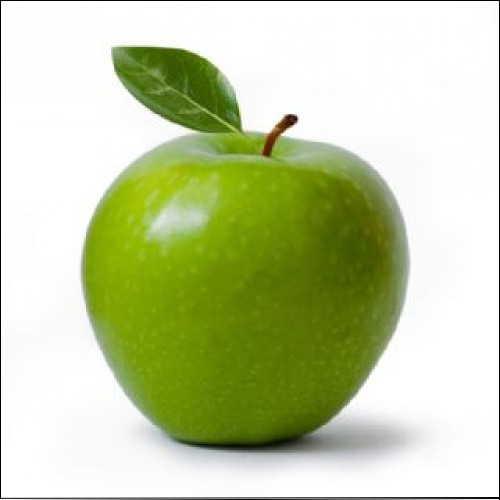
#> input picture pomme.jpg, 500 x 500 px
$ jupyter execute photo_2.ipynb
#> lines starting #> are read from the running program, lines starting #| are printed output that depends on the picture
# 1 : Lire tout le fichier
Nous avons déjà vu ce code dans le cours, mais le revoir sera utile pour la suite :

[cell 1]
# import de la librairie PIL et de la librairie IPython.display
import PIL.Image
from IPython.display import Image

# ouverture du fichier :
img = PIL.Image.open('pomme.jpg')
#> img is the input picture: PIL image 500x500 RGB; mean R, G, B 196.6, 207.1, 165.6

# lecture dans le fichier de la taille de l'image
taille=img.size
#> taille = (500, 500)
print('taille de l image =',taille)
#| taille de l image = (500, 500)
# on récupère la largeur et la hauteur :
l,h=taille
#> l = 500; h = 500

# affichage la taille de l'image
print("largeur: ",l," hauteur:",h)
#| largeur:  500  hauteur: 500

# lecture de toutes les lignes, et pour chaque ligne, de toutes les colonnes :
for x in range(h) :
    for y in range(l):
        r,v,b=img.getpixel( (x,y) )

# Afficher l'image
Image(filename='pomme.jpg')

# 2 : premier filtre : échanger deux couleurs :
le code ci-dessous échange les valeur de vert et du rouge.
Expérimente d'autre inversion et observe le résultat

[cell 2]
# import de la librairie PIL
import PIL.Image
from IPython.display import Image

# ouverture du fichier :
img = PIL.Image.open('pomme.jpg')

# lecture et affichage de la taille de l'image
l,h=img.size
print("largeur: ",l," hauteur:",h)
#| largeur:  500  hauteur: 500

# lecture de toutes les lignes, et pour chaque ligne, de toutes les colonnes :
for x in range(h) :
    for y in range(l):
        r,v,b=img.getpixel( (x,y) )
        # on réécrit le pixel mais en inversant r et b
        img.putpixel( (x,y) , (v,r,b) )
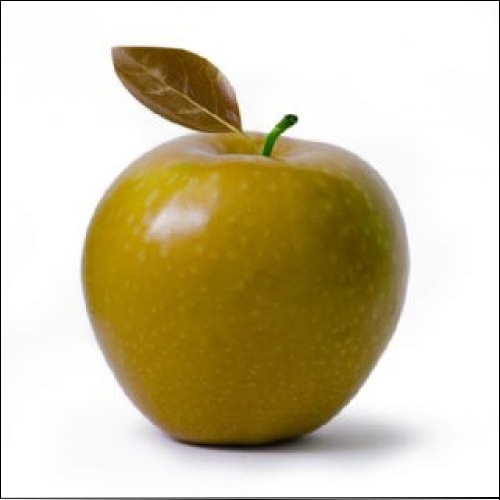
#> img: PIL image 500x500 RGB; mean R, G, B 207.1, 196.6, 165.6
################## A VOUS ##############
# modifie la ligne au dessus, pour changer le filtre de façon similaire


# sauvegarde du fichier :
img.save('out.jpg')

# Afficher l'image
Image(filename='out.jpg')

# 3 : saturer une couleur
Inspire toi de l'exemple ci-dessus mais cette fois on va saturer la couleur bleu.
tu remplacera la valeur du bleu par 2*b
mais on ne veux pas dépasser 255 !!!
la couleur sera donc calculé ainsi
b = 2 * b
si b > 255 :
   b=255

A toi !

[cell 3]
# import de la librairie PIL
import PIL.Image
from IPython.display import Image

# ouverture du fichier :
img = PIL.Image.open('pomme.jpg')

# lecture et affichage de la taille de l'image
l,h=img.size
print("largeur: ",l," hauteur:",h)
#| largeur:  500  hauteur: 500

# lecture de toutes les lignes, et pour chaque ligne, de toutes les colonnes :
for x in range(h) :
    for y in range(l):
        r,v,b=img.getpixel( (x,y) )
        # on réécrit le pixel mais en inversant r et b
################## A VOUS ##############
        img.putpixel( (x,y) , (v,r,b) )


# sauvegarde du fichier :
img.save('out.jpg')

# Afficher l'image
Image(filename='out.jpg')

# 4 passer en noir et blanc
Reprenons le code précédent. Cette fois on veux passer l'image en niveau de gris.
En dessous de A VOUS tu doit modifier, mais cette fois il faudra écrire une teinte de gris....
le niveau de gris, g,  peut être calculé comme la moyenne des 3 valeurs r v et b
la teinte sera donc (g,g,g)
A toi de jouer !

[cell 4]
# import de la librairie PIL
import PIL.Image
from IPython.display import Image

# ouverture du fichier :
img = PIL.Image.open('pomme.jpg')

# lecture et affichage de la taille de l'image
l,h=img.size
print("largeur: ",l," hauteur:",h)
#| largeur:  500  hauteur: 500

# lecture de toutes les lignes, et pour chaque ligne, de toutes les colonnes :
for x in range(h) :
    for y in range(l):
        r,v,b=img.getpixel( (x,y) )
################## A VOUS ##############
        # calcul g = moyenne de r,v,b puis modife la ligne ci-dessous
        img.putpixel( (x,y) , (v,r,b) )


# sauvegarde du fichier :
img.save('out.jpg')

# Afficher l'image
Image(filename='out.jpg')

# 5 Changer la couleur du fond
Ici on veux modifier seulement la couleur du fond. Donc pour chaque pixel (x,y) on chagera la teinte si on est proche du blanc, c'est à dire si r>250 and v>250 and b>250

tu remplacera le blanc par la teinte de ton choix

[cell 5]
# import de la librairie PIL
import PIL.Image
from IPython.display import Image

# ouverture du fichier :
img = PIL.Image.open('pomme.jpg')

# lecture et affichage de la taille de l'image
l,h=img.size
print("largeur: ",l," hauteur:",h)
#| largeur:  500  hauteur: 500

# lecture de toutes les lignes, et pour chaque ligne, de toutes les colonnes :
for x in range(h) :
    for y in range(l):
        r,v,b=img.getpixel( (x,y) )
################## A VOUS ##############
        # détermine si ce pixel doit être modifié. si oui effectue le changement
        img.putpixel( (x,y) , (v,r,b) )


# sauvegarde du fichier :
img.save('out.jpg')

# Afficher l'image
Image(filename='out.jpg')

# 6 le négatif
Lorsque l'on connait les valeurs de r v et b, on peux calculer les valeurs du négatif ainsi :
r est remplacé par 255-r
v est remplacé par 255-v
b est remplacé par 255-b

Pourra tu produire un négatif de cette image ?

[cell 6]
# import de la librairie PIL
import PIL.Image
from IPython.display import Image

# ouverture du fichier :
img = PIL.Image.open('pomme.jpg')

# lecture et affichage de la taille de l'image
l,h=img.size
print("largeur: ",l," hauteur:",h)
#| largeur:  500  hauteur: 500

# lecture de toutes les lignes, et pour chaque ligne, de toutes les colonnes :
for x in range(h) :
    for y in range(l):
        r,v,b=img.getpixel( (x,y) )
################## A VOUS ##############
        # calcule les nouvelles valeurs puis effectue le changement
        img.putpixel( (x,y) , (v,r,b) )


# sauvegarde du fichier :
img.save('out.jpg')

# Afficher l'image
Image(filename='out.jpg')

# 7 Traiter seulement une partie de l'image
Lit ce code et essaye de deviner ce qui va arriver.
Ensuite exécute le pour vérifier
Enfin, modifie le pour mettre en N&B la partie inférieure droite de l'image

[cell 7]
# import de la librairie PIL
import PIL.Image
from IPython.display import Image

# ouverture du fichier :
img = PIL.Image.open('pomme.jpg')

# lecture et affichage de la taille de l'image
l,h=img.size
print("largeur: ",l," hauteur:",h)
#| largeur:  500  hauteur: 500

# lecture de toutes les lignes, et pour chaque ligne, de toutes les colonnes :
for x in range(h) :
    for y in range(l):
        r,v,b=img.getpixel( (x,y) )
        if 200<x<300 and 200<y<300 :
            g=(r+v+b)//3
            img.putpixel( (x,y) , (g,g,g) )
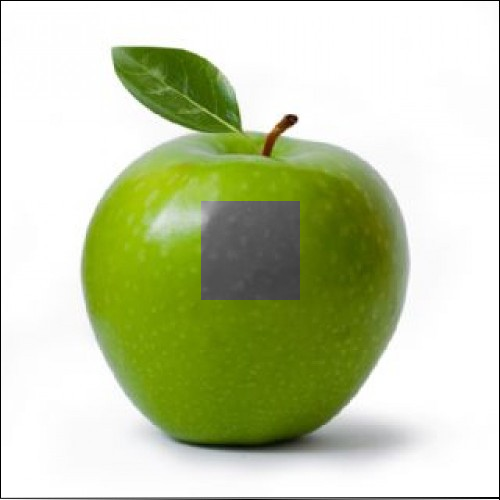
#> img: PIL image 500x500 RGB; mean R, G, B 195.6, 204.9, 168.7


# sauvegarde du fichier :
img.save('out.jpg')

# Afficher l'image
Image(filename='out.jpg')
